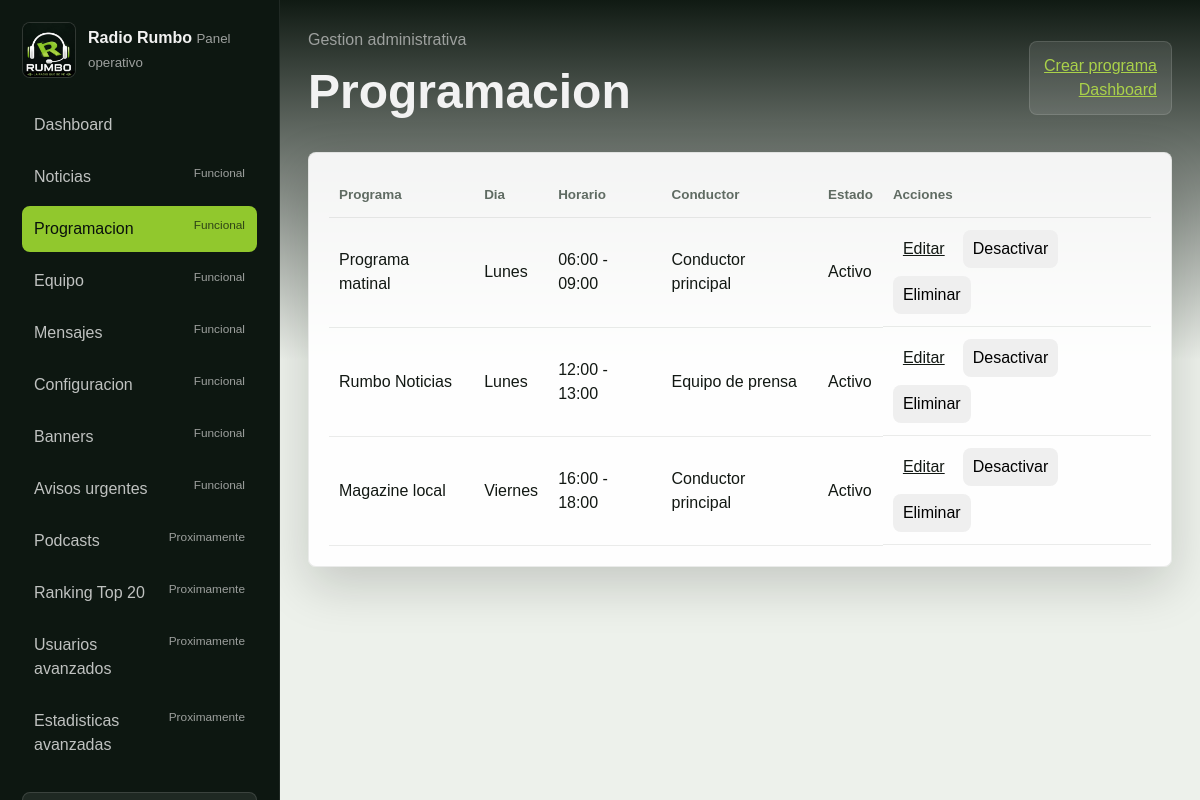
The app's page /admin/programs/index.php (signed in) with its own data.
### tables this page shows
CREATE TABLE programs (
    id INT UNSIGNED AUTO_INCREMENT PRIMARY KEY,
    name VARCHAR(140) NOT NULL,
    slug VARCHAR(160) NOT NULL UNIQUE,
    description TEXT NULL,
    host_name VARCHAR(140) NULL,
    day_of_week ENUM('monday', 'tuesday', 'wednesday', 'thursday', 'friday', 'saturday', 'sunday') NOT NULL,
    start_time TIME NOT NULL,
    end_time TIME NOT NULL,
    category VARCHAR(80) NULL,
    is_active TINYINT(1) NOT NULL DEFAULT 1,
    display_order INT UNSIGNED NOT NULL DEFAULT 0,
    created_at TIMESTAMP DEFAULT CURRENT_TIMESTAMP,
    updated_at TIMESTAMP DEFAULT CURRENT_TIMESTAMP ON UPDATE CURRENT_TIMESTAMP
);

### app/Core/View.php (called while the page is built, shortened)
<?php
final class View
{
    public static function render(string $view, array $data = []): void
    {
        $basePath = dirname(__DIR__, 2) . DIRECTORY_SEPARATOR . 'resources' . DIRECTORY_SEPARATOR . 'views';
        $relativePath = str_replace('.', DIRECTORY_SEPARATOR, $view) . '.php';
        $viewPath = $basePath . DIRECTORY_SEPARATOR . $relativePath;
        $realViewPath = realpath($viewPath);
        extract($data, EXTR_SKIP);
        require $realViewPath;
    }
}

### app/Controllers/Admin/ProgramController.php (called while the page is built, shortened)
<?php
final class ProgramController
{
    public function index(array $mock): void
    {
        $user = $this->requireUser();
        try {
            $items = $this->programService()->allForAdmin();
            $error = null;
        } catch (Throwable) {
            $items = [];
            $error = 'No se pudo cargar la programacion.';
        }
        View::render('layouts.admin', [
            'active' => 'programacion',
            'contentView' => 'programs/index',
            'error' => $error,
            'flashSuccess' => $this->sessions()->flash('success'),
            'mock' => $mock,
            'pageTitle' => 'Radio Rumbo - Programacion',
            'programs' => $items,
            'user' => $user,
        ]);
    }
    private function requireUser(): array
    {
        $user = $this->sessions()->user();
        return $user;
    }
    private function sessions(): SessionService
    {
        if (!$this->session instanceof SessionService) {
            $this->session = new SessionService();
        }
        return $this->session;
    }
    private function programService(): ProgramService
    {
        if (!$this->programs instanceof ProgramService) {
            $this->programs = new ProgramService();
        }
        return $this->programs;
    }
}

### public/admin/programs/index.php (called while the page is built, shortened)
<?php
$rootPath = rr_bootstrap();
$controller = new ProgramController();
$controller->index(rr_mock_data($rootPath));

### app/Core/Database.php (called while the page is built, shortened)
<?php
final class Database
{
    private static ?PDO $connection = null;
    public static function connection(): PDO
    {
        if (self::$connection instanceof PDO) {
            return self::$connection;
        }
        $host = self::env('DB_HOST', '127.0.0.1');
        $port = self::env('DB_PORT', '3306');
        $database = self::env('DB_DATABASE', 'radio_rumbo');
        $username = self::env('DB_USERNAME', 'root');
        $password = self::env('DB_PASSWORD', '');
        $dsn = sprintf(
            'mysql:host=%s;port=%s;dbname=%s;charset=utf8mb4',
            $host,
            $port,
            $database
        );
        try {
            self::$connection = new PDO($dsn, $username, $password, [
                PDO::ATTR_ERRMODE => PDO::ERRMODE_EXCEPTION,
                PDO::ATTR_DEFAULT_FETCH_MODE => PDO::FETCH_ASSOC,
                PDO::ATTR_EMULATE_PREPARES => false,
            ]);
        } catch (PDOException $exception) {
            throw new PDOException(
                'No se pudo conectar con la base de datos.',
                (int) $exception->getCode(),
                $exception
            );
        }
        return self::$connection;
    }
    private static function env(string $key, string $default = ''): string
    {
        $value = $_ENV[$key] ?? $_SERVER[$key] ?? getenv($key);
        return is_string($value) && $value !== '' ? $value : $default;
    }
}

### app/Models/Program.php (called while the page is built, shortened)
<?php
final class Program
{
    public function allForAdmin(): array
    {
        $statement = $this->pdo()->query(
            'SELECT id, name, slug, description, host_name, day_of_week, start_time, end_time,
                    category, is_active, display_order, created_at, updated_at
             FROM programs
             ORDER BY CASE day_of_week
                          WHEN "monday" THEN 1 WHEN "tuesday" THEN 2 WHEN "wednesday" THEN 3
                          WHEN "thursday" THEN 4 WHEN "friday" THEN 5 WHEN "saturday" THEN 6
                          WHEN "sunday" THEN 7 ELSE 8
                      END,
                      start_time, display_order, id'
        );
        return $this->rows($statement->fetchAll());
    }
    private function rows(array $rows): array
    {
        $result = [];
        foreach ($rows as $row) {
            if (is_array($row)) {
                $result[] = $row;
            }
        }
        return $result;
    }
    private function pdo(): PDO
    {
        return $this->connection ?? Database::connection();
    }
}

### app/Services/ProgramService.php (called while the page is built, shortened)
<?php
final class ProgramService
{
    public function allForAdmin(): array
    {
        return $this->repository()->allForAdmin();
    }
    private function repository(): Program
    {
        if (!$this->program instanceof Program) {
            $this->program = new Program();
        }
        return $this->program;
    }
}

### app/Helpers/SecurityHelper.php (called while the page is built, shortened)
<?php
final class SecurityHelper
{
    public static function e(string $value): string
    {
        return htmlspecialchars($value, ENT_QUOTES | ENT_SUBSTITUTE, 'UTF-8');
    }
}

### resources/views/admin/programs/index.php (the view, shortened to what this page needs)
<?php
$items = is_array($programs ?? null) ? $programs : [];
$dayLabels = [
    'monday' => 'Lunes',
    'tuesday' => 'Martes',
    'wednesday' => 'Miercoles',
    'thursday' => 'Jueves',
    'friday' => 'Viernes',
    'saturday' => 'Sabado',
    'sunday' => 'Domingo',
];
?>
<header class="admin-topbar">
    <div>
        <span>Gestion administrativa</span>
        <h1>Programacion</h1>
    </div>
    <div class="admin-profile">
        <a href="/admin/programs/create/">Crear programa</a>
        <a href="/admin/dashboard/">Dashboard</a>
    </div>
</header>
<section class="admin-panel">
    <table>
        <thead><tr><th>Programa</th><th>Dia</th><th>Horario</th><th>Conductor</th><th>Estado</th><th>Acciones</th></tr></thead>
        <tbody>
            <?php foreach ($items as $item): ?>
                <tr>
                    <td><?= $e((string) $item['name']) ?></td>
                    <td><?= $e($dayLabels[(string) $item['day_of_week']] ?? (string) $item['day_of_week']) ?></td>
                    <td><?= $e(substr((string) $item['start_time'], 0, 5)) ?> - <?= $e(substr((string) $item['end_time'], 0, 5)) ?></td>
                    <td><?= $e((string) ($item['host_name'] ?? '')) ?></td>
                    <td><?= ((int) $item['is_active']) === 1 ? 'Activo' : 'Inactivo' ?></td>
                    <td class="table-actions">
                        <a href="/admin/programs/edit/?id=<?= $e((string) $item['id']) ?>">Editar</a>
                        <form action="/admin/programs/" method="post">
                            <button type="submit"><?= ((int) $item['is_active']) === 1 ? 'Desactivar' : 'Activar' ?></button>
                        </form>
                        <form action="/admin/programs/" method="post">
                            <button type="submit">Eliminar</button>
                        </form>
                    </td>
                </tr>
            <?php endforeach; ?>
        </tbody>
    </table>
</section>

### public/assets/css/main.css (style rules this page uses)
:root { --color-primary: #91C82D; --color-primary-light: #AAD14A; --color-primary-dark: #72A223; --color-bg-dark: #09110C; --color-white-soft: #F2F2F2; --color-muted: #9DA09E; --color-ink: #121813; --color-panel: rgba(255, 255, 255, 0.12); --color-line: rgba(255, 255, 255, 0.16); --space-1: 8px; --space-2: 12px; --space-3: 18px; --space-4: 24px; --space-5: 36px; --space-6: 56px; --radius: 8px; --shadow: 0 18px 50px rgba(9, 17, 12, 0.18); }
* { box-sizing: border-box; }
html { scroll-behavior: smooth; }
body { margin: 0; color: var(--color-ink); background: #f1f4ef; font-family: Arial, Helvetica, sans-serif; line-height: 1.5; }
a { color: inherit; }
button, input, textarea { font: inherit; }
.btn, button { min-height: 42px; padding: 10px 16px; border: 0; border-radius: var(--radius); cursor: pointer; text-decoration: none; }

### public/assets/css/admin.css (style rules this page uses)
.admin-shell-body, .admin-login-body { min-height: 100vh; color: var(--color-white-soft); background: var(--color-bg-dark); }
.admin-brand small, .admin-topbar span, .admin-role-box small { color: var(--color-muted); }
.admin-topbar { display: flex; align-items: center; justify-content: space-between; gap: 20px; margin-bottom: 24px; }
.admin-topbar h1 { margin: 4px 0 0; font-size: clamp(2rem, 4vw, 3.5rem); letter-spacing: 0; }
.admin-profile { display: grid; justify-items: end; padding: 12px 14px; background: rgba(255, 255, 255, 0.1); border: 1px solid rgba(255, 255, 255, 0.12); border-radius: var(--radius); }
.admin-profile a { color: var(--color-primary-light); }
.admin-stats article, .admin-panel { padding: 20px; color: var(--color-ink); background: rgba(255, 255, 255, 0.92); border: 1px solid rgba(9, 17, 12, 0.08); border-radius: var(--radius); box-shadow: var(--shadow); }
table { width: 100%; border-collapse: collapse; }
th, td { padding: 12px 10px; text-align: left; border-bottom: 1px solid rgba(9, 17, 12, 0.08); }
th { color: #5f6b62; font-size: 0.84rem; }
.table-actions { display: flex; flex-wrap: wrap; gap: 8px; align-items: center; }
.table-actions a, .table-actions button { min-height: 34px; padding: 7px 10px; }

### records on screen
programs: name "Programa matinal", day_of_week "Lunes", start_time "06:00", end_time "09:00", host_name "Conductor principal", is_active "Activo"
programs: name "Rumbo Noticias", day_of_week "Lunes", start_time "12:00", end_time "13:00", host_name "Equipo de prensa", is_active "Activo"
programs: name "Magazine local", day_of_week "Viernes", start_time "16:00", end_time "18:00", host_name "Conductor principal", is_active "Activo"

### other values on screen
$e($item['label']) "Dashboard"
$e($item['label']) "Noticias"
$e($item['status']) "Funcional"
$e($item['label']) "Programacion"
$e($item['label']) "Equipo"
$e($item['label']) "Mensajes"
$e($item['label']) "Configuracion"
$e($item['label']) "Banners"
$e($item['label']) "Avisos urgentes"
$e($item['label']) "Podcasts"
$e($item['status']) "Proximamente"
$e($item['label']) "Ranking Top 20"
$e($item['label']) "Usuarios avanzados"
$e($item['label']) "Estadisticas avanzadas"
